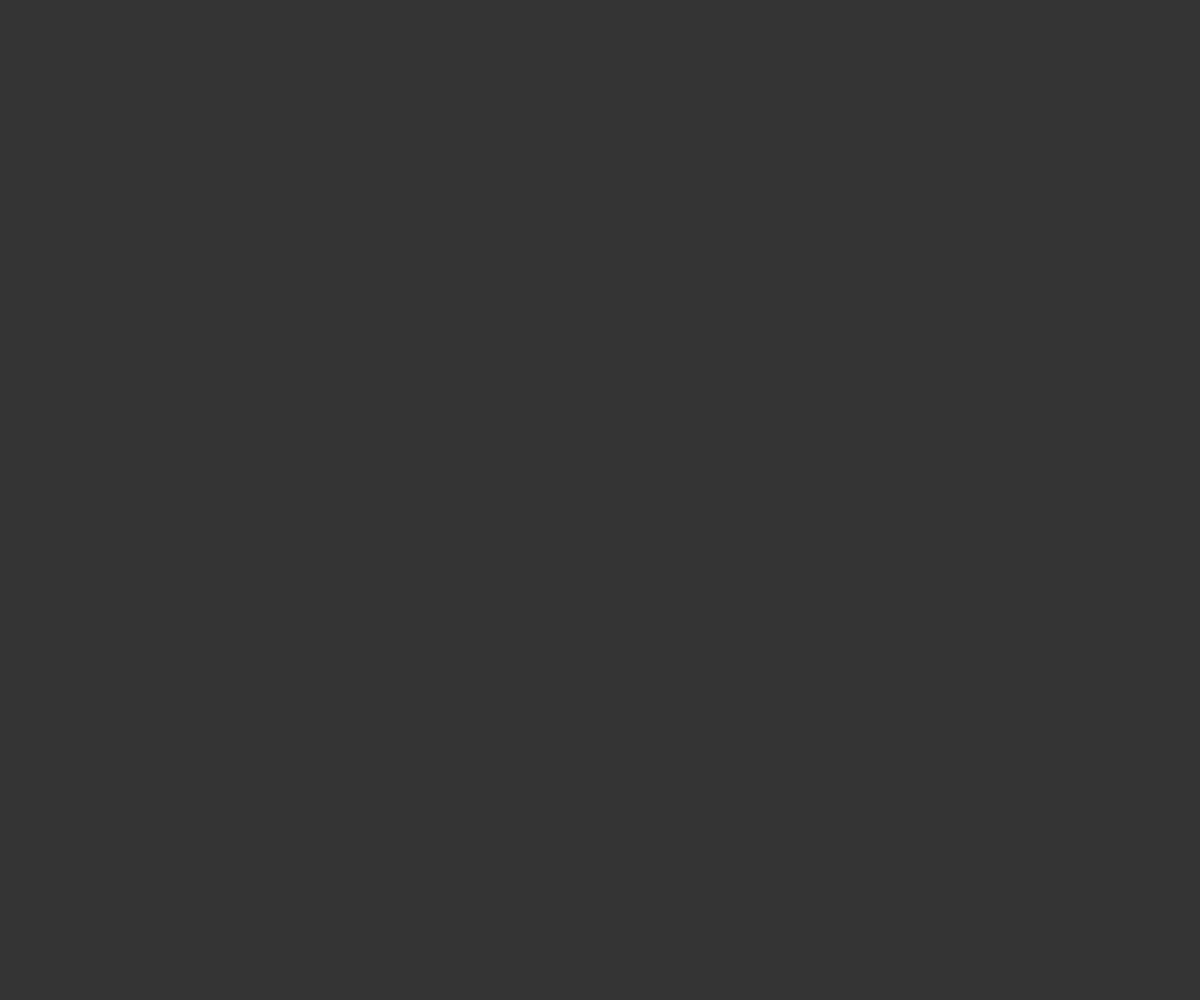
Frame 1 (no input)
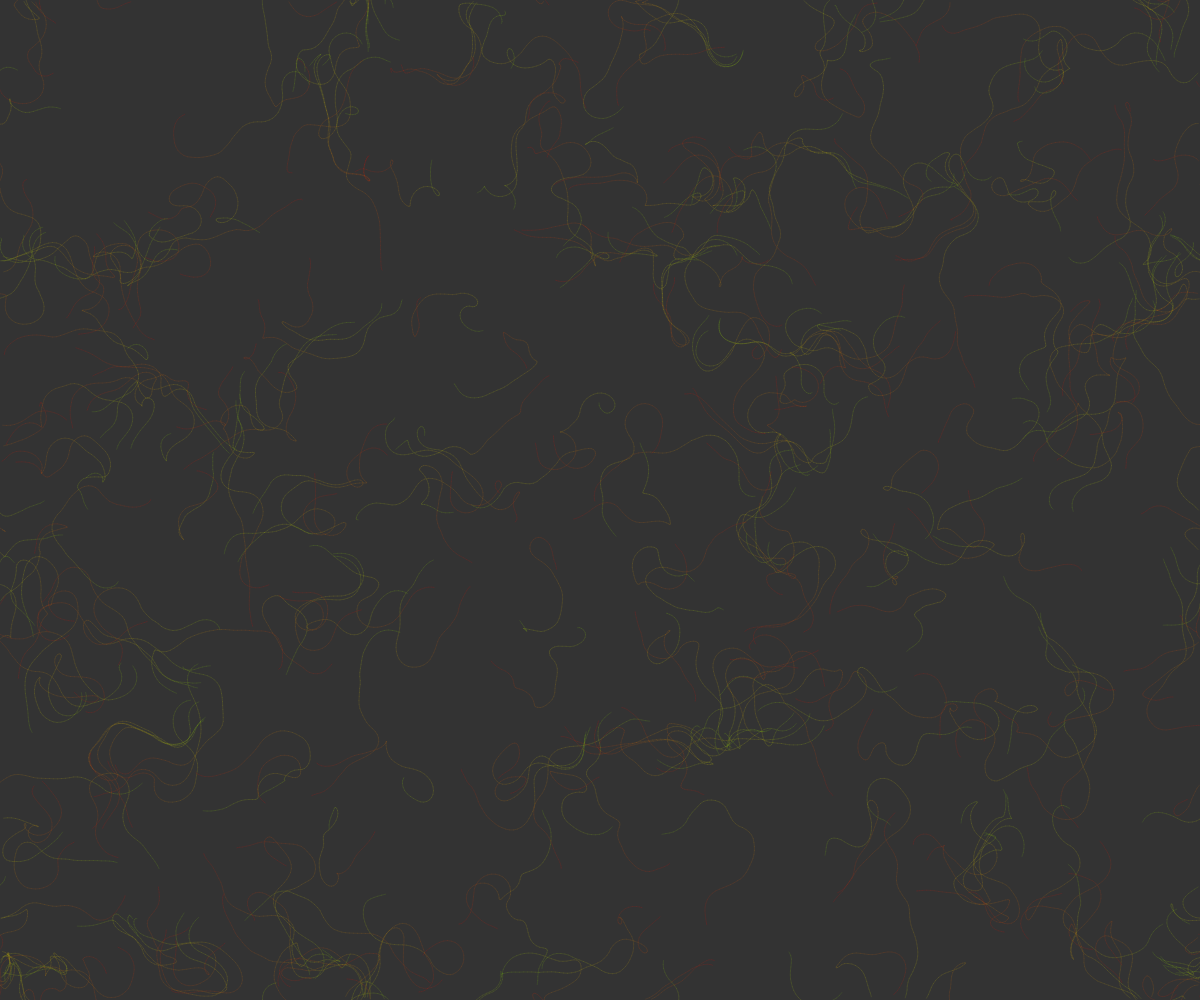
Frame 60 (no input)
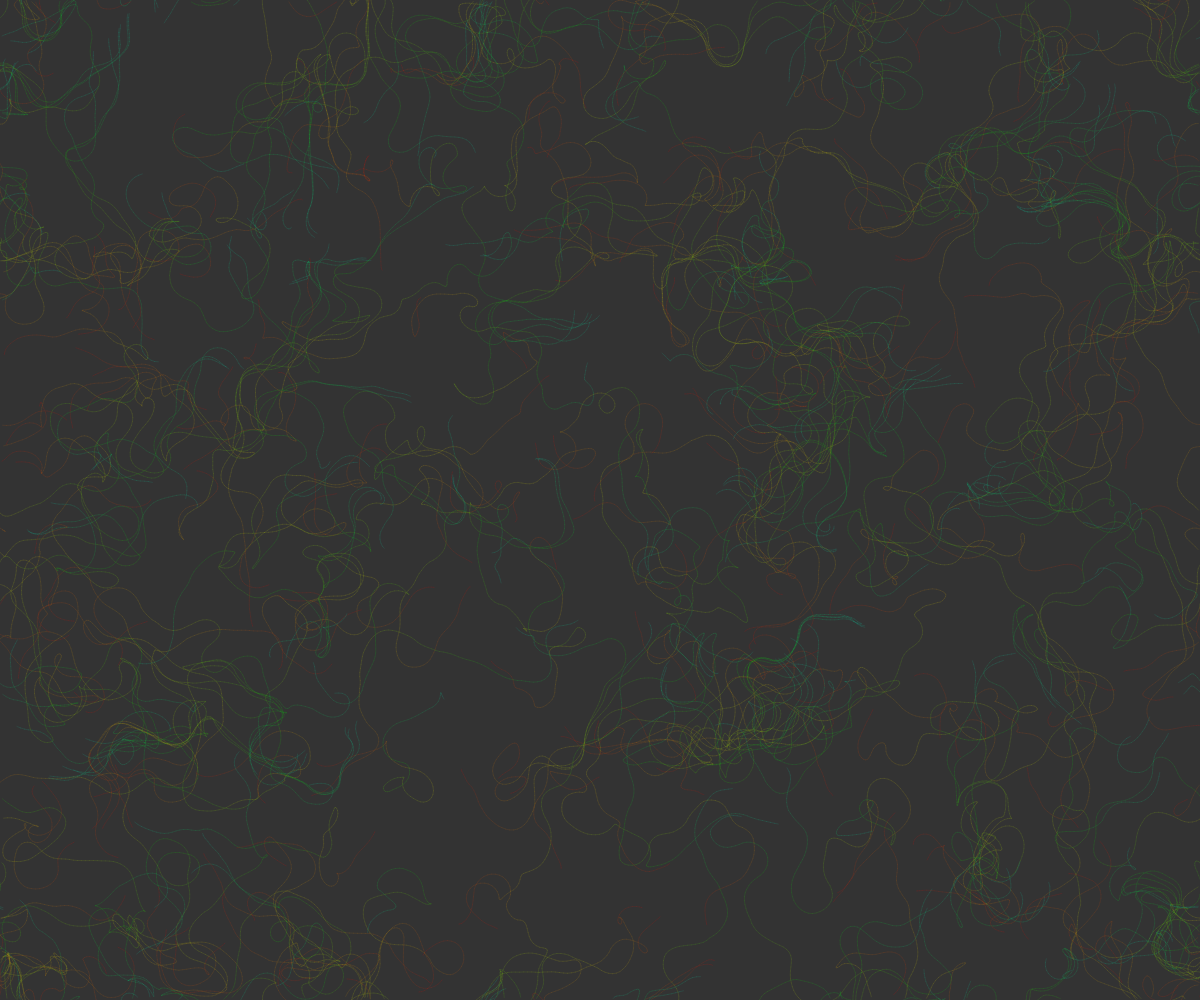
Frame 120 (the mouse pressed at the canvas centre since frame 60)

The p5.js sketch that drew these frames (run headless with seeded random() and noise() and a simulated clock; from frame 60 on, the mouse is pressed at the canvas centre):

// p5.js sketch
// ── sketch.js
const inc = 0.1;
const scl = 10;
let cols, rows;

let zoff = 0;
const particles = [];
let flowfield;

function wrap(v, a, b) {
  if (v < a) return b
  if (v > b) return a
  return v
}

function setup() {
  createCanvas(windowWidth, windowHeight);
  colorMode(HSB, 255);
  cols = floor(width / scl);
  rows = floor(height / scl);

  flowfield = new Array(cols * rows);

  for (let i = 0; i < 300; i++) {
    particles[i] = new Particle();
  }

  background(51);
}

function draw() {
  for (let y = 0, yoff = 0; y < rows; y++, yoff += inc) {
    for (let x = 0, xoff = 0; x < cols; x++, xoff += inc) {
      const idx = x + y * cols;
      const angle = noise(xoff, yoff, zoff) * TWO_PI * 4;
      const v = p5.Vector.fromAngle(angle);
      v.setMag(1);
      flowfield[idx] = v;
    }
    zoff += 0.0003;
  }

  for (const p of particles) {
    p.follow(flowfield);
    p.update();
    p.show();
  }
}

// ── particle.js
class Particle {
  constructor() {
    this.pos = createVector(random(width), random(height));
    this.vel = createVector(0, 0);
    this.acc = createVector(0, 0);
    this.maxspeed = 4;
    this.h = 0;
    this.prevPos = this.pos.copy();
  }

  update() {
    this.vel.add(this.acc);
    this.vel.limit(this.maxspeed);
    this.pos.add(this.vel);
    this.acc.mult(0);
    this.edges()
  }

  edges() {
    if (this.pos.x < 0 || this.pos.x > width) {
      this.pos.x = wrap(this.pos.x, 0, width);
      this.updatePrev()
    }
    if (this.pos.y < 0 || this.pos.y > height) {
      this.pos.y = wrap(this.pos.y, 0, height);
      this.updatePrev()
    }
  }

  follow(vectors) {
    const x = floor(this.pos.x / scl);
    const y = floor(this.pos.y / scl);
    const idx = x + y * cols;
    const force = vectors[idx];
    this.applyForce(force);
  }

  applyForce(force) {
    this.acc.add(force);
  }

  show() {
    stroke(this.h, 255, 255, 25);
    this.h = wrap(this.h + 1, 0, 255);
    strokeWeight(1);
    line(this.pos.x, this.pos.y, this.prevPos.x, this.prevPos.y);
    this.updatePrev();
  }

  updatePrev() {
    this.prevPos.x = this.pos.x;
    this.prevPos.y = this.pos.y;
  }
}
